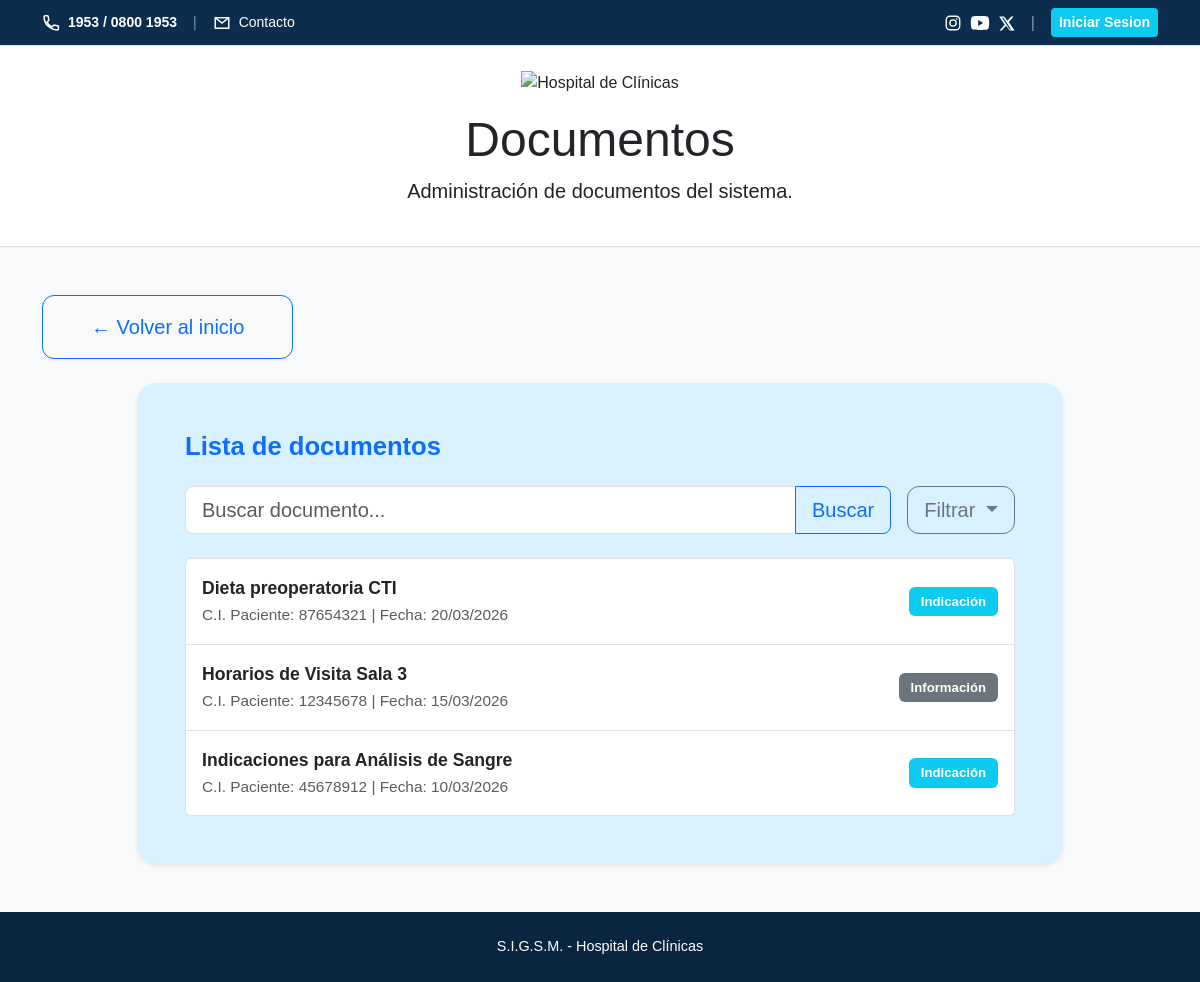
Page /Hospital/documentos.php on the committed database.
### tables this page shows
CREATE TABLE `documento` (
  `id` int(11) NOT NULL,
  `titulo` varchar(150) NOT NULL,
  `tipo` enum('indicacion','informacion') NOT NULL,
  `cedula_paciente` varchar(8) NOT NULL,
  `fecha_emision` date NOT NULL,
  `ruta_archivo` varchar(255) NOT NULL,
  `activo` tinyint(1) NOT NULL DEFAULT 1
);

### Hospital/documentos.php (the view, shortened to what this page needs)
<!DOCTYPE html>
<html lang="es">
<head>
    <link href="https://cdn.jsdelivr.net/npm/bootstrap@5.3.7/dist/css/bootstrap.min.css" rel="stylesheet">
    <link rel="stylesheet" href="css/estilos.css">
</head>
<body>
   <div class="py-2 border-bottom" style="background-color: #0d2d4e;">
        <div class="container d-flex justify-content-between align-items-center flex-wrap gap-2">
            <small class="text-white d-flex align-items-center gap-3">
                <span class="d-flex align-items-center gap-2">
                    <strong>1953 / 0800 1953</strong>
                </span>
                <span class="opacity-50">|</span>
                <a href="mailto:atencionalusuario@hc.edu.uy" class="text-white text-decoration-none d-flex align-items-center gap-2">
                    <svg width="18" height="18" viewBox="0 0 24 24" fill="none" stroke="currentColor" stroke-width="2"><path d="M3 5h18v14H3z"/><path d="M3 5l9 7 9-7"/></svg>
                    <span>Contacto</span>
                </a>
            </small>
            <div class="d-flex align-items-center gap-3">
                <div class="d-inline-flex align-items-center gap-2">
                    <a href="https://www.instagram.com/hclinicasuy" target="_blank" class="text-white text-decoration-none" aria-label="Instagram">
                        <svg width="18" height="18" viewBox="0 0 24 24" fill="none" stroke="currentColor" stroke-width="1.8"><rect x="3" y="3" width="18" height="18" rx="5"/><circle cx="12" cy="12" r="4.2"/><circle cx="17.2" cy="6.8" r="1.1" fill="currentColor" stroke="none"/></svg>
                    </a>
                    <a href="https://www.youtube.com/user/CETECIHCURUGUAY" target="_blank" class="text-white text-decoration-none" aria-label="YouTube">
                    </a>
                    <a href="https://x.com/hcmquintela" target="_blank" class="text-white text-decoration-none" aria-label="X">
                        <svg width="17" height="17" viewBox="0 0 24 24" fill="currentColor"><path d="M18.9 2H22l-6.8 7.8L23.3 22H16.6l-5.2-6.8L5.3 22H2.2l7.3-8.4L1.7 2h6.8l4.7 6.2L18.9 2zm-2.4 18h1.9L7.6 4H5.6l10.9 16z"/></svg>
                    </a>
                </div>
                <span class="text-white opacity-50">|</span>
                <?php if (isset($_SESSION['usuario_id'])): ?>
                    <span class="text-white fw-bold small">Hola, <?php echo htmlspecialchars($_SESSION['nombre']); ?></span>
                    <a href="logout.php" class="btn btn-danger btn-sm">Cerrar Sesión</a>
                <?php else: ?>
                    <button type="button" class="btn btn-info btn-sm text-white" data-bs-toggle="modal" data-bs-target="#modalEmpleado">
                        Iniciar Sesion
                    </button>
                <?php endif; ?>
            </div>
        </div>
    </div>
<header class="bg-white py-4 border-bottom">
    <div class="container text-center">
        <img src="https://www.hc.edu.uy/imgnoticias/202609/1201.jpg" width="400" alt="Hospital de Clínicas" class="logo">
        <h1 class="display-5 mt-3">Documentos</h1>
        <p class="lead">Administración de documentos del sistema.</p>
    </div>
</header>
<main class="container my-5">
<div class="d-flex justify-content-between align-items-center mb-4">
    <a href="index.php" class="btn btn-outline-primary btn-lg px-5 py-3">
        ← Volver al inicio
    </a>
</div>
<section class="row justify-content-center">
<div class="col-12 col-xl-10">
<div class="card tarjeta shadow-sm">
<div class="card-body p-5">
<h3 class="card-title mb-4">Lista de documentos</h3>
<form method="GET" action="documentos.php" class="d-flex gap-3 mb-4">
    <div class="input-group input-group-lg">
        <input type="text"
               name="buscar"
               class="form-control"
               placeholder="Buscar documento..."
               value="<?php echo isset($_GET['buscar']) ? htmlspecialchars($_GET['buscar']) : ''; ?>">
        <button type="submit" class="btn btn-outline-primary">Buscar</button>
    </div>
    <div class="dropdown">
        <button type="button" class="btn btn-outline-secondary btn-lg dropdown-toggle" data-bs-toggle="dropdown">
            <?php
                if (isset($_GET['tipo']) && $_GET['tipo'] === 'informacion') echo 'Información';
                elseif (isset($_GET['tipo']) && $_GET['tipo'] === 'indicacion') echo 'Indicación';
                else echo 'Filtrar';
            ?>
        </button>
    </div>
</form>
<ul class="list-group">
<?php
require_once 'conexion.php';
$sql = "SELECT * FROM documento WHERE activo = 1";
$params = [];
$types = "";
$sql .= " ORDER BY fecha_emision DESC";
if (!empty($params)) {
    $stmt = $conexion->prepare($sql);
    $stmt->bind_param($types, ...$params);
    $stmt->execute();
    $resultado = $stmt->get_result();
} else {
    $resultado = $conexion->query($sql);
}
if ($resultado && $resultado->num_rows > 0) {
    while($fila = $resultado->fetch_assoc()) {
        $tipo_texto = ($fila['tipo'] === 'indicacion') ? 'Indicación' : 'Información';
        $badge_color = ($fila['tipo'] === 'indicacion') ? 'bg-info' : 'bg-secondary';
?>
<li class="list-group-item d-flex justify-content-between align-items-center py-3">
    <div>
        <strong><?php echo htmlspecialchars($fila['titulo']); ?></strong>
        <br>
        <small class="text-muted">
            C.I. Paciente: <?php echo htmlspecialchars($fila['cedula_paciente']); ?> | Fecha: <?php echo date("d/m/Y", strtotime($fila['fecha_emision'])); ?>
        </small>
    </div>
    <div class="d-flex align-items-center gap-2">
        <span class="badge <?php echo $badge_color; ?>"><?php echo $tipo_texto; ?></span>
    </div>
</li>
<?php
    }
} else {
?>
<li class="list-group-item py-3 text-center text-muted">No se encontraron documentos con los filtros seleccionados.</li>
<?php
}
?>
</ul>
</div>
</div>
</div>
</section>
</main>
    <footer class="text-center py-4 text-white" style="background-color: #0a2540;">
        <p class="mb-0">S.I.G.S.M. - Hospital de Clínicas</p>
    </footer>
</body>
</html>

### Hospital/estilos.css (style rules this page uses)
body { background-color: #f8f9fa; font-family: Arial, Helvetica, sans-serif; }
.logo { width: 500px; max-width: 100%; height: auto; }
.tarjeta { border: none; border-radius: 20px; background-color: #d9f1ff; transition: .2s; }
.card-title { font-size: 1.6rem; font-weight: bold; color: #0d6efd; }
.btn-info { background-color: #0dcaf0; border: none; font-weight: bold; }
.btn-lg { border-radius: 12px; }
.form-control, .form-select { border-radius: 10px; }
.list-group-item { font-size: 1.1rem; }
.badge { padding: 8px 12px; }
footer { background-color: #0a2540; color: #ffffff; font-size: .9rem; margin-top: 0 }

### rows in the picture
documento: titulo "Dieta preoperatoria CTI", cedula_paciente "87654321", fecha_emision "20/03/2026", tipo "Indicación"
documento: titulo "Horarios de Visita Sala 3", cedula_paciente "12345678", fecha_emision "15/03/2026", tipo "Información"
documento: titulo "Indicaciones para Análisis de Sangre", cedula_paciente "45678912", fecha_emision "10/03/2026", tipo "Indicación"
